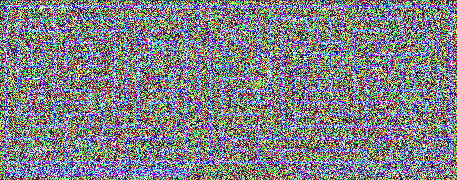
#> input picture TASK3/IMAGES/maze_lv3.png, 457 x 180 px, found by its file name
$ python maze_dijkstras.py
#> lines starting #> are read from the running program, lines starting #| are printed output that depends on the picture
import cv2
import matplotlib.pyplot as plt
import numpy as np
img_ = cv2.imread('maze_lv3.png') # read an image from a file using
#> img_ is the input picture: shape (180, 457, 3); mean B, G, R 135.7, 128.2, 127.2
img=img_.copy()

for i in range(img.shape[0]):
    for j in range(img.shape[1]):
        #for k in range(3):
        if(img[i][j][0]!=230):
            img[i][j][0]=0
            img[i][j][1]=0
            img[i][j][2]=0
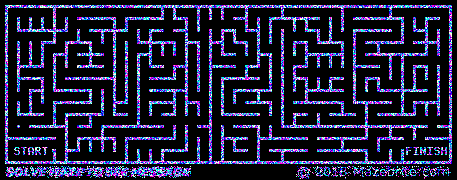
#> img: shape (180, 457, 3); mean B, G, R 59.4, 32.9, 33.3
cv2.namedWindow("IMAGE")

#Helper functions and classes
class Vertex:
    def __init__(self,x_coord,y_coord):
        self.x=x_coord
        self.y=y_coord
        self.d=float('inf') #distance from source
        self.parent_x=None
        self.parent_y=None
        self.processed=False
        self.index_in_queue=None

def neighbors( mat,state):
    row, col = state
    candidates = [
            (row - 12, col),
            (row + 12, col),
            (row, col-12),
             (row, col+12)
        ]
    result = []
    for (r, c) in candidates:
        if r==row-12:
            if r >= 12 and r <= 444 and c >= 12 and c <=156 and  (img[c][r+6][0] == 0 and img[c][r+6][1] == 0 and img[c][r+6][2] == 0)  and not mat[c][r].processed:
                result.append( mat[c][r])

        if r==row+12:
            if r >= 12 and r <= 444 and c >= 12 and c <=156 and  (img[c][r-6][0] == 0 and img[c][r-6][1] == 0 and img[c][r-6][2] == 0) and not mat[c][r].processed:
                result.append( mat[c][r])

        if c==col-12:
            if r >= 12 and r <= 444 and c >= 12 and c <=156 and  (img[c+6][r][0] == 0 and img[c+6][r][1] == 0 and img[c+6][r][2] == 0) and not mat[c][r].processed:
                result.append(  mat[c][r])

        if c==col+12:
            if r >= 12 and r <= 444 and c >= 12 and c <=156 and  (img[c-6][r][0] == 0 and img[c-6][r][1] == 0 and img[c-6][r][2] == 0) and not mat[c][r].processed:
                result.append( mat[c][r])

    return result


def bubble_up(queue, index):
    if index <= 0:
        return queue
    p_index=(index-1)//2
    if queue[index].d < queue[p_index].d:
            queue[index], queue[p_index]=queue[p_index], queue[index]
            queue[index].index_in_queue=index
            queue[p_index].index_in_queue=p_index
            queue = bubble_up(queue, p_index)
    return queue

def bubble_down(queue, index):
    length=len(queue)
    lc_index=2*index+1
    rc_index=lc_index+1
    if lc_index >= length:
        return queue
    if lc_index < length and rc_index >= length: #just left child
        if queue[index].d > queue[lc_index].d:
            queue[index], queue[lc_index]=queue[lc_index], queue[index]
            queue[index].index_in_queue=index
            queue[lc_index].index_in_queue=lc_index
            queue = bubble_down(queue, lc_index)
    else:
        small = lc_index
        if queue[lc_index].d > queue[rc_index].d:
            small = rc_index
        if queue[small].d < queue[index].d:
            queue[index],queue[small]=queue[small],queue[index]
            queue[index].index_in_queue=index
            queue[small].index_in_queue=small
            queue = bubble_down(queue, small)
    return queue

def get_distance(img,u,v):
    return 0.1 + (float(img[v][0])-float(img[u][0]))**2+(float(img[v][1])-float(img[u][1]))**2+(float(img[v][2])-float(img[u][2]))**2


def find_shortest_path(img,src,dst):
#> called with src = (60, 156), dst = (420, 144)
    pq=[] #min-heap priority queue
    source_x=src[0]
    source_y=src[1]
    dest_x=dst[0]
    dest_y=dst[1]
    imagerows,imagecols=img.shape[0],img.shape[1]
#> imagerows = 180; imagecols = 457
    matrix = np.full((imagerows, imagecols), None) #access by matrix[row][col]
    for r in range(12,157,12):
        for c in range(12,445,12):
            matrix[r][c]=Vertex(c,r)
            matrix[r][c].index_in_queue=len(pq)
            pq.append(matrix[r][c])
    matrix[source_y][source_x].d=0
    pq=bubble_up(pq, matrix[source_y][source_x].index_in_queue)
    while len(pq) > 0:
        cv2.imshow("IMAGE",img)
        cv2.waitKey(1)
        u=pq[0]
        u.processed=True
        pq[0]=pq[-1]
        pq[0].index_in_queue=0
        pq.pop()
        pq=bubble_down(pq,0)
        neig = neighbors(matrix,(u.x,u.y))
#> after the loop in neighbors, `for (r, c) in candidates:`: result = 1 item
#> neig = 1 item
        for v in neig:
            dist=get_distance(img,(u.y,u.x),(v.y,v.x))
            if u.d + dist < v.d:
                v.d = u.d+dist
                v.parent_x=u.x
                v.parent_y=u.y
                idx=v.index_in_queue
                pq=bubble_down(pq,idx)
                pq=bubble_up(pq,idx)
#> this loop made 1 pass
#> (dist, v.d, v.parent_x, v.parent_y, idx) on pass 1: (0.1, 0.1, 60, 156, 411)
#> after the loop, idx = 411; v.d = 0.1; v.parent_x = 60; v.parent_y = 156

    path=[]
    iter_v=matrix[dest_y][dest_x]
    path.append((dest_x,dest_y))
    while(iter_v.y!=source_y or iter_v.x!=source_x):
        path.append((iter_v.x,iter_v.y))
        iter_v=matrix[iter_v.parent_y][iter_v.parent_x]

    path.append((source_x,source_y))

    x0,y0=path[0]
    for vertex in path[1:]:
        x1,y1=vertex
        cv2.line(img,(x0,y0),(x1,y1),(255,0,0),2)
        x0,y0=vertex
        cv2.imshow("IMAGE",img)
        cv2.waitKey(1)
p = find_shortest_path(img, (60,156), (420,144))
cv2.waitKey(0)
cv2.destroyAllWindows()
